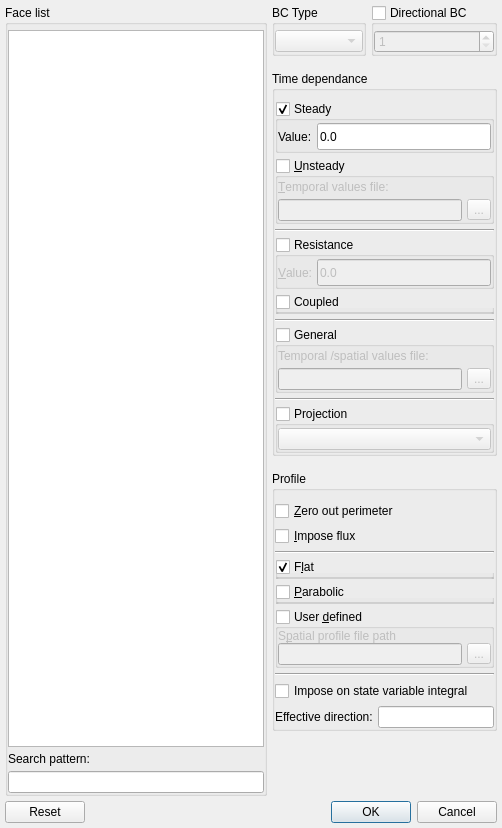
<?xml version="1.0" encoding="UTF-8"?>
<ui version="4.0">
 <class>sv4guiMultiPhysicsBCWidget</class>
 <widget class="QDialog" name="sv4guiMultiPhysicsBCWidget">
  <property name="geometry">
   <rect>
    <x>0</x>
    <y>0</y>
    <width>502</width>
    <height>828</height>
   </rect>
  </property>
  <property name="windowTitle">
   <string>Set Boundary Conditions</string>
  </property>
  <layout class="QGridLayout" name="gridLayout_14">
   <property name="leftMargin">
    <number>5</number>
   </property>
   <property name="topMargin">
    <number>5</number>
   </property>
   <property name="rightMargin">
    <number>5</number>
   </property>
   <property name="bottomMargin">
    <number>5</number>
   </property>
   <property name="spacing">
    <number>5</number>
   </property>
   <item row="0" column="0">
    <layout class="QGridLayout" name="gridLayout_13">
     <property name="spacing">
      <number>5</number>
     </property>
     <item row="0" column="0">
      <widget class="QGroupBox" name="groupBox_3">
       <property name="sizePolicy">
        <sizepolicy hsizetype="Preferred" vsizetype="Preferred">
         <horstretch>0</horstretch>
         <verstretch>0</verstretch>
        </sizepolicy>
       </property>
       <property name="title">
        <string>Face list</string>
       </property>
       <layout class="QGridLayout" name="gridLayout_2">
        <property name="leftMargin">
         <number>0</number>
        </property>
        <property name="topMargin">
         <number>5</number>
        </property>
        <property name="rightMargin">
         <number>0</number>
        </property>
        <property name="bottomMargin">
         <number>0</number>
        </property>
        <property name="spacing">
         <number>5</number>
        </property>
        <item row="0" column="0">
         <widget class="QListWidget" name="faceList">
          <property name="sizePolicy">
           <sizepolicy hsizetype="Expanding" vsizetype="Expanding">
            <horstretch>0</horstretch>
            <verstretch>0</verstretch>
           </sizepolicy>
          </property>
          <property name="maximumSize">
           <size>
            <width>16777215</width>
            <height>16777215</height>
           </size>
          </property>
          <property name="toolTip">
           <string>List of added faces</string>
          </property>
          <property name="alternatingRowColors">
           <bool>true</bool>
          </property>
          <property name="selectionMode">
           <enum>QAbstractItemView::ExtendedSelection</enum>
          </property>
         </widget>
        </item>
        <item row="1" column="0">
         <widget class="QLabel" name="flsp_label">
          <property name="text">
           <string>Search pattern:</string>
          </property>
          <property name="buddy">
           <cstring>btnGeneral</cstring>
          </property>
         </widget>
        </item>
        <item row="2" column="0">
         <widget class="QLineEdit" name="flsp">
          <property name="sizePolicy">
           <sizepolicy hsizetype="Expanding" vsizetype="Fixed">
            <horstretch>1</horstretch>
            <verstretch>0</verstretch>
           </sizepolicy>
          </property>
         </widget>
        </item>
       </layout>
      </widget>
     </item>
     <item row="0" column="1">
      <layout class="QGridLayout" name="gridLayout_12">
       <property name="bottomMargin">
        <number>0</number>
       </property>
       <property name="horizontalSpacing">
        <number>5</number>
       </property>
       <property name="verticalSpacing">
        <number>15</number>
       </property>
       <item row="0" column="0">
        <layout class="QGridLayout" name="gridLayout_8">
         <property name="spacing">
          <number>5</number>
         </property>
         <item row="0" column="0">
          <widget class="QGroupBox" name="bcGrp_B">
           <property name="enabled">
            <bool>true</bool>
           </property>
           <property name="sizePolicy">
            <sizepolicy hsizetype="Preferred" vsizetype="Preferred">
             <horstretch>25</horstretch>
             <verstretch>0</verstretch>
            </sizepolicy>
           </property>
           <property name="title">
            <string>BC Type</string>
           </property>
           <layout class="QGridLayout" name="gridLayout">
            <property name="leftMargin">
             <number>0</number>
            </property>
            <property name="topMargin">
             <number>5</number>
            </property>
            <property name="rightMargin">
             <number>0</number>
            </property>
            <property name="bottomMargin">
             <number>0</number>
            </property>
            <property name="spacing">
             <number>5</number>
            </property>
            <item row="0" column="0">
             <widget class="QComboBox" name="bcGrp">
              <property name="enabled">
               <bool>false</bool>
              </property>
              <property name="statusTip">
               <string>Prescribed (Dirichlet) or Weakly imposed (Neumann) BC</string>
              </property>
              <property name="currentIndex">
               <number>-1</number>
              </property>
              <item>
               <property name="text">
                <string>Dirichlet</string>
               </property>
              </item>
              <item>
               <property name="text">
                <string>Neumann</string>
               </property>
              </item>
             </widget>
            </item>
           </layout>
          </widget>
         </item>
         <item row="0" column="1">
          <widget class="QGroupBox" name="directionalBc_box">
           <property name="enabled">
            <bool>true</bool>
           </property>
           <property name="sizePolicy">
            <sizepolicy hsizetype="Preferred" vsizetype="Preferred">
             <horstretch>25</horstretch>
             <verstretch>0</verstretch>
            </sizepolicy>
           </property>
           <property name="statusTip">
            <string>Apply BC only in particular direction</string>
           </property>
           <property name="title">
            <string>Directional BC</string>
           </property>
           <property name="flat">
            <bool>false</bool>
           </property>
           <property name="checkable">
            <bool>true</bool>
           </property>
           <property name="checked">
            <bool>false</bool>
           </property>
           <layout class="QGridLayout" name="gridLayout_3">
            <property name="leftMargin">
             <number>0</number>
            </property>
            <property name="topMargin">
             <number>5</number>
            </property>
            <property name="rightMargin">
             <number>0</number>
            </property>
            <property name="bottomMargin">
             <number>0</number>
            </property>
            <property name="spacing">
             <number>5</number>
            </property>
            <item row="0" column="0">
             <widget class="QSpinBox" name="directionalBc">
              <property name="statusTip">
               <string>The direction to apply BC (1: X, 2: Y, 3: Z)</string>
              </property>
              <property name="minimum">
               <number>1</number>
              </property>
              <property name="maximum">
               <number>3</number>
              </property>
              <property name="value">
               <number>1</number>
              </property>
             </widget>
            </item>
           </layout>
          </widget>
         </item>
        </layout>
       </item>
       <item row="3" column="0">
        <widget class="QGroupBox" name="profile_box">
         <property name="sizePolicy">
          <sizepolicy hsizetype="Preferred" vsizetype="Preferred">
           <horstretch>1</horstretch>
           <verstretch>0</verstretch>
          </sizepolicy>
         </property>
         <property name="title">
          <string>Profile</string>
         </property>
         <layout class="QGridLayout" name="gridLayout_5">
          <property name="leftMargin">
           <number>0</number>
          </property>
          <property name="topMargin">
           <number>10</number>
          </property>
          <property name="rightMargin">
           <number>0</number>
          </property>
          <property name="bottomMargin">
           <number>0</number>
          </property>
          <property name="spacing">
           <number>5</number>
          </property>
          <item row="6" column="0">
           <widget class="Line" name="line_5">
            <property name="orientation">
             <enum>Qt::Horizontal</enum>
            </property>
           </widget>
          </item>
          <item row="3" column="0">
           <widget class="QGroupBox" name="flat_profile">
            <property name="maximumSize">
             <size>
              <width>16777215</width>
              <height>20</height>
             </size>
            </property>
            <property name="font">
             <font>
              <weight>50</weight>
              <bold>false</bold>
              <kerning>true</kerning>
             </font>
            </property>
            <property name="title">
             <string>F&amp;lat</string>
            </property>
            <property name="checkable">
             <bool>true</bool>
            </property>
            <property name="checked">
             <bool>true</bool>
            </property>
           </widget>
          </item>
          <item row="0" column="0">
           <widget class="QCheckBox" name="zero_out_perimeter">
            <property name="text">
             <string>&amp;Zero out perimeter</string>
            </property>
           </widget>
          </item>
          <item row="1" column="0">
           <widget class="QCheckBox" name="impose_flux">
            <property name="text">
             <string>&amp;Impose flux</string>
            </property>
           </widget>
          </item>
          <item row="2" column="0">
           <widget class="Line" name="line_4">
            <property name="orientation">
             <enum>Qt::Horizontal</enum>
            </property>
           </widget>
          </item>
          <item row="4" column="0">
           <widget class="QGroupBox" name="parabolic_profile">
            <property name="maximumSize">
             <size>
              <width>16777215</width>
              <height>20</height>
             </size>
            </property>
            <property name="title">
             <string>&amp;Parabolic</string>
            </property>
            <property name="checkable">
             <bool>true</bool>
            </property>
            <property name="checked">
             <bool>false</bool>
            </property>
           </widget>
          </item>
          <item row="5" column="0">
           <widget class="QGroupBox" name="user_defined_profile">
            <property name="sizePolicy">
             <sizepolicy hsizetype="Preferred" vsizetype="Preferred">
              <horstretch>1</horstretch>
              <verstretch>0</verstretch>
             </sizepolicy>
            </property>
            <property name="title">
             <string>User &amp;defined</string>
            </property>
            <property name="checkable">
             <bool>true</bool>
            </property>
            <property name="checked">
             <bool>false</bool>
            </property>
            <layout class="QGridLayout" name="gridLayout_11">
             <property name="leftMargin">
              <number>0</number>
             </property>
             <property name="topMargin">
              <number>0</number>
             </property>
             <property name="rightMargin">
              <number>0</number>
             </property>
             <property name="bottomMargin">
              <number>0</number>
             </property>
             <property name="horizontalSpacing">
              <number>5</number>
             </property>
             <property name="verticalSpacing">
              <number>0</number>
             </property>
             <item row="0" column="0">
              <widget class="QLabel" name="label_3">
               <property name="text">
                <string>S&amp;patial profile file path</string>
               </property>
               <property name="buddy">
                <cstring>btnTemporal</cstring>
               </property>
              </widget>
             </item>
             <item row="1" column="0">
              <widget class="QLineEdit" name="lineEditProfile">
               <property name="sizePolicy">
                <sizepolicy hsizetype="Expanding" vsizetype="Fixed">
                 <horstretch>1</horstretch>
                 <verstretch>0</verstretch>
                </sizepolicy>
               </property>
              </widget>
             </item>
             <item row="1" column="1">
              <widget class="QToolButton" name="btnProfile">
               <property name="statusTip">
                <string>Browse for the file containing rows of\n &lt;t&gt; &lt;value&gt;</string>
               </property>
               <property name="text">
                <string>...</string>
               </property>
              </widget>
             </item>
            </layout>
           </widget>
          </item>
          <item row="7" column="0">
           <widget class="QCheckBox" name="checkBoxImposeIntegral">
            <property name="text">
             <string>Impose on state variable integral</string>
            </property>
           </widget>
          </item>
          <item row="8" column="0">
           <layout class="QGridLayout" name="gridLayout_16">
            <property name="spacing">
             <number>5</number>
            </property>
            <item row="0" column="0">
             <widget class="QLabel" name="label_4">
              <property name="text">
               <string>Effective direction:</string>
              </property>
             </widget>
            </item>
            <item row="0" column="1">
             <widget class="QLineEdit" name="lineEditDirection"/>
            </item>
           </layout>
          </item>
         </layout>
        </widget>
       </item>
       <item row="1" column="0">
        <widget class="QGroupBox" name="time_dependance_box">
         <property name="sizePolicy">
          <sizepolicy hsizetype="Preferred" vsizetype="Preferred">
           <horstretch>1</horstretch>
           <verstretch>0</verstretch>
          </sizepolicy>
         </property>
         <property name="title">
          <string>Time dependance</string>
         </property>
         <layout class="QGridLayout" name="gridLayout_10">
          <property name="leftMargin">
           <number>0</number>
          </property>
          <property name="topMargin">
           <number>10</number>
          </property>
          <property name="rightMargin">
           <number>0</number>
          </property>
          <property name="bottomMargin">
           <number>0</number>
          </property>
          <property name="spacing">
           <number>5</number>
          </property>
          <item row="3" column="0">
           <widget class="QGroupBox" name="resistance_box">
            <property name="title">
             <string>Resistance</string>
            </property>
            <property name="checkable">
             <bool>true</bool>
            </property>
            <property name="checked">
             <bool>false</bool>
            </property>
            <layout class="QGridLayout" name="gridLayout_9">
             <property name="leftMargin">
              <number>0</number>
             </property>
             <property name="topMargin">
              <number>2</number>
             </property>
             <property name="rightMargin">
              <number>0</number>
             </property>
             <property name="bottomMargin">
              <number>0</number>
             </property>
             <property name="spacing">
              <number>5</number>
             </property>
             <item row="0" column="1">
              <widget class="QLineEdit" name="resistance_value">
               <property name="sizePolicy">
                <sizepolicy hsizetype="Expanding" vsizetype="Preferred">
                 <horstretch>0</horstretch>
                 <verstretch>0</verstretch>
                </sizepolicy>
               </property>
               <property name="statusTip">
                <string>The average nodal value</string>
               </property>
               <property name="inputMethodHints">
                <set>Qt::ImhPreferNumbers</set>
               </property>
               <property name="text">
                <string>0.0</string>
               </property>
              </widget>
             </item>
             <item row="0" column="0">
              <widget class="QLabel" name="prop_4_txt_2">
               <property name="sizePolicy">
                <sizepolicy hsizetype="Preferred" vsizetype="Fixed">
                 <horstretch>0</horstretch>
                 <verstretch>0</verstretch>
                </sizepolicy>
               </property>
               <property name="minimumSize">
                <size>
                 <width>0</width>
                 <height>27</height>
                </size>
               </property>
               <property name="text">
                <string>&amp;Value:</string>
               </property>
               <property name="buddy">
                <cstring>steady_value</cstring>
               </property>
              </widget>
             </item>
            </layout>
           </widget>
          </item>
          <item row="0" column="0">
           <widget class="QGroupBox" name="steady_box">
            <property name="title">
             <string>Steady</string>
            </property>
            <property name="checkable">
             <bool>true</bool>
            </property>
            <layout class="QGridLayout" name="gridLayout_6">
             <property name="leftMargin">
              <number>0</number>
             </property>
             <property name="topMargin">
              <number>2</number>
             </property>
             <property name="rightMargin">
              <number>0</number>
             </property>
             <property name="bottomMargin">
              <number>0</number>
             </property>
             <property name="spacing">
              <number>5</number>
             </property>
             <item row="0" column="1">
              <widget class="QLineEdit" name="steady_value">
               <property name="sizePolicy">
                <sizepolicy hsizetype="Expanding" vsizetype="Preferred">
                 <horstretch>0</horstretch>
                 <verstretch>0</verstretch>
                </sizepolicy>
               </property>
               <property name="statusTip">
                <string>The average nodal value</string>
               </property>
               <property name="inputMethodHints">
                <set>Qt::ImhFormattedNumbersOnly</set>
               </property>
               <property name="text">
                <string>0.0</string>
               </property>
              </widget>
             </item>
             <item row="0" column="0">
              <widget class="QLabel" name="prop_4_txt">
               <property name="sizePolicy">
                <sizepolicy hsizetype="Preferred" vsizetype="Fixed">
                 <horstretch>0</horstretch>
                 <verstretch>0</verstretch>
                </sizepolicy>
               </property>
               <property name="minimumSize">
                <size>
                 <width>0</width>
                 <height>27</height>
                </size>
               </property>
               <property name="text">
                <string>Value:</string>
               </property>
               <property name="buddy">
                <cstring>steady_value</cstring>
               </property>
              </widget>
             </item>
            </layout>
           </widget>
          </item>
          <item row="4" column="0">
           <widget class="QGroupBox" name="coupled_box">
            <property name="maximumSize">
             <size>
              <width>16777215</width>
              <height>20</height>
             </size>
            </property>
            <property name="statusTip">
             <string>Couple to BC (will be referenced in cplBC library)</string>
            </property>
            <property name="title">
             <string>Coupled</string>
            </property>
            <property name="checkable">
             <bool>true</bool>
            </property>
            <property name="checked">
             <bool>false</bool>
            </property>
           </widget>
          </item>
          <item row="5" column="0">
           <widget class="Line" name="line_3">
            <property name="orientation">
             <enum>Qt::Horizontal</enum>
            </property>
           </widget>
          </item>
          <item row="6" column="0">
           <widget class="QGroupBox" name="general_box">
            <property name="statusTip">
             <string>Imposed moving on the boundaries (Only for FSI eqaution)</string>
            </property>
            <property name="title">
             <string>General</string>
            </property>
            <property name="checkable">
             <bool>true</bool>
            </property>
            <property name="checked">
             <bool>false</bool>
            </property>
            <layout class="QGridLayout" name="gridLayout_4">
             <property name="leftMargin">
              <number>0</number>
             </property>
             <property name="topMargin">
              <number>2</number>
             </property>
             <property name="rightMargin">
              <number>0</number>
             </property>
             <property name="bottomMargin">
              <number>0</number>
             </property>
             <property name="spacing">
              <number>5</number>
             </property>
             <item row="0" column="0">
              <widget class="QLabel" name="label_2">
               <property name="text">
                <string>Temporal /spatial values file:</string>
               </property>
               <property name="buddy">
                <cstring>btnGeneral</cstring>
               </property>
              </widget>
             </item>
             <item row="1" column="0">
              <widget class="QLineEdit" name="lineEditGeneral">
               <property name="sizePolicy">
                <sizepolicy hsizetype="Expanding" vsizetype="Fixed">
                 <horstretch>1</horstretch>
                 <verstretch>0</verstretch>
                </sizepolicy>
               </property>
              </widget>
             </item>
             <item row="1" column="1">
              <widget class="QToolButton" name="btnGeneral">
               <property name="statusTip">
                <string>Browse for the file containing nodal position history</string>
               </property>
               <property name="text">
                <string>...</string>
               </property>
              </widget>
             </item>
            </layout>
           </widget>
          </item>
          <item row="8" column="0">
           <widget class="QGroupBox" name="projection_box">
            <property name="title">
             <string>Projection</string>
            </property>
            <property name="checkable">
             <bool>true</bool>
            </property>
            <property name="checked">
             <bool>false</bool>
            </property>
            <layout class="QGridLayout" name="gridLayout_15">
             <property name="leftMargin">
              <number>0</number>
             </property>
             <property name="topMargin">
              <number>2</number>
             </property>
             <property name="rightMargin">
              <number>0</number>
             </property>
             <property name="bottomMargin">
              <number>0</number>
             </property>
             <property name="spacing">
              <number>5</number>
             </property>
             <item row="0" column="0">
              <widget class="QComboBox" name="comboBoxProjection"/>
             </item>
            </layout>
           </widget>
          </item>
          <item row="2" column="0">
           <widget class="Line" name="line_2">
            <property name="orientation">
             <enum>Qt::Horizontal</enum>
            </property>
           </widget>
          </item>
          <item row="1" column="0">
           <widget class="QGroupBox" name="unsteady_box">
            <property name="sizePolicy">
             <sizepolicy hsizetype="Preferred" vsizetype="Preferred">
              <horstretch>1</horstretch>
              <verstretch>0</verstretch>
             </sizepolicy>
            </property>
            <property name="title">
             <string>&amp;Unsteady</string>
            </property>
            <property name="checkable">
             <bool>true</bool>
            </property>
            <property name="checked">
             <bool>false</bool>
            </property>
            <layout class="QGridLayout" name="gridLayout_7">
             <property name="leftMargin">
              <number>0</number>
             </property>
             <property name="topMargin">
              <number>2</number>
             </property>
             <property name="rightMargin">
              <number>0</number>
             </property>
             <property name="bottomMargin">
              <number>0</number>
             </property>
             <property name="spacing">
              <number>5</number>
             </property>
             <item row="0" column="0">
              <widget class="QLabel" name="label">
               <property name="text">
                <string>&amp;Temporal values file:</string>
               </property>
               <property name="buddy">
                <cstring>btnTemporal</cstring>
               </property>
              </widget>
             </item>
             <item row="1" column="0">
              <widget class="QLineEdit" name="lineEditTemporal">
               <property name="sizePolicy">
                <sizepolicy hsizetype="Expanding" vsizetype="Fixed">
                 <horstretch>1</horstretch>
                 <verstretch>0</verstretch>
                </sizepolicy>
               </property>
              </widget>
             </item>
             <item row="1" column="1">
              <widget class="QToolButton" name="btnTemporal">
               <property name="statusTip">
                <string>Browse for the file containing rows of\n &lt;t&gt; &lt;value&gt;</string>
               </property>
               <property name="text">
                <string>...</string>
               </property>
              </widget>
             </item>
            </layout>
           </widget>
          </item>
          <item row="7" column="0">
           <widget class="Line" name="line">
            <property name="orientation">
             <enum>Qt::Horizontal</enum>
            </property>
           </widget>
          </item>
         </layout>
        </widget>
       </item>
       <item row="4" column="0">
        <spacer name="verticalSpacer_2">
         <property name="orientation">
          <enum>Qt::Vertical</enum>
         </property>
         <property name="sizeHint" stdset="0">
          <size>
           <width>20</width>
           <height>13</height>
          </size>
         </property>
        </spacer>
       </item>
      </layout>
     </item>
    </layout>
   </item>
   <item row="1" column="0">
    <widget class="QDialogButtonBox" name="buttonBox">
     <property name="orientation">
      <enum>Qt::Horizontal</enum>
     </property>
     <property name="standardButtons">
      <set>QDialogButtonBox::Cancel|QDialogButtonBox::Ok|QDialogButtonBox::Reset</set>
     </property>
    </widget>
   </item>
  </layout>
 </widget>
 <tabstops>
  <tabstop>bcGrp</tabstop>
  <tabstop>directionalBc_box</tabstop>
  <tabstop>directionalBc</tabstop>
  <tabstop>buttonBox</tabstop>
 </tabstops>
 <resources/>
 <connections/>
</ui>
